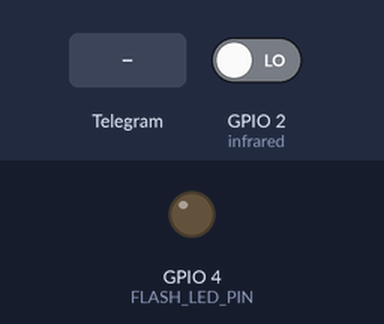
Bench run of a sketch on a simulated ESP32. On the bench: output pins drawn as LEDs (lit = HIGH). The test bench sets the inputs (shaded band); at power-on: GPIO 2 (infrared) LOW. WiFi joins after 1.5 s; servers stay silent unless stated; the camera gives no picture; web services answer with replies made up by the test bench; what the sketch prints to the serial monitor is not drawn.

Above: at 3.0 s.
3.1 s: Telegram message "/infraon" received
At 6.3 s:
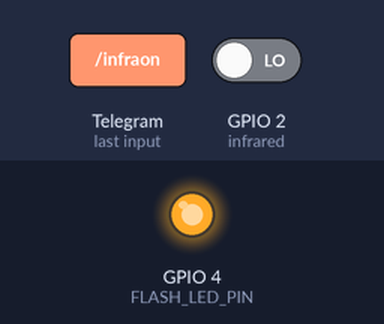
9.0 s: GPIO 2 (infrared) driven LOW
13.0 s: Telegram message "/flashon" received
Timing chart, 0 to 21.4 s (numbered marks = the images above; inputs shaded):
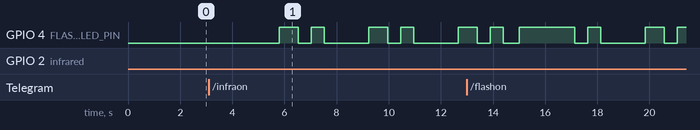

The sketch:

cameraESP32CAM.ino
```cpp
#include <WiFi.h>
#include <WiFiClientSecure.h>
#include "soc/soc.h"
#include "soc/rtc_cntl_reg.h"
#include "esp_camera.h"
#include <UniversalTelegramBot.h>
#include <ArduinoJson.h>
#include <Wire.h>

const char* ssid = "rahmat";
const char* password = "rahmatfadillah";
String chatId = "1900373449";
String BOTtoken = "1902673897:AAEMz6Qm27hwGEEnPVuGVVKFbC3OBxD_OxA";
bool sendPhoto = false;

WiFiClientSecure clientTCP;

UniversalTelegramBot bot(BOTtoken, clientTCP);

//CAMERA_MODEL_AI_THINKER
#define PWDN_GPIO_NUM     32
#define RESET_GPIO_NUM    -1
#define XCLK_GPIO_NUM      0
#define SIOD_GPIO_NUM     26
#define SIOC_GPIO_NUM     27

#define Y9_GPIO_NUM       35
#define Y8_GPIO_NUM       34
#define Y7_GPIO_NUM       39
#define Y6_GPIO_NUM       36
#define Y5_GPIO_NUM       21
#define Y4_GPIO_NUM       19
#define Y3_GPIO_NUM       18
#define Y2_GPIO_NUM        5
#define VSYNC_GPIO_NUM    25
#define HREF_GPIO_NUM     23
#define PCLK_GPIO_NUM     22

#define FLASH_LED_PIN 4
#define infrared 2

bool flashState = LOW;
bool flag = 0;
int jumlah = 0;

int botRequestDelay = 1000;   // mean time between scan messages
long lastTimeBotRan;     // last time messages' scan has been done

void handleNewMessages(int numNewMessages);
String sendPhotoTelegram();

void setup(){
  WRITE_PERI_REG(RTC_CNTL_BROWN_OUT_REG, 0);
  Serial.begin(115200);
  pinMode(FLASH_LED_PIN, OUTPUT);
  pinMode(infrared,INPUT);
  digitalWrite(FLASH_LED_PIN, flashState);

  WiFi.mode(WIFI_STA);
  Serial.println();
  Serial.print("Connecting to ");
  Serial.println(ssid);
  WiFi.begin(ssid, password);
  while (WiFi.status() != WL_CONNECTED) {
    Serial.print(".");
    delay(500);
  }

  clientTCP.setInsecure();

  Serial.println();
  Serial.print("ESP32-CAM IP Address: ");
  Serial.println(WiFi.localIP());

  camera_config_t config;
  config.ledc_channel = LEDC_CHANNEL_0;
  config.ledc_timer = LEDC_TIMER_0;
  config.pin_d0 = Y2_GPIO_NUM;
  config.pin_d1 = Y3_GPIO_NUM;
  config.pin_d2 = Y4_GPIO_NUM;
  config.pin_d3 = Y5_GPIO_NUM;
  config.pin_d4 = Y6_GPIO_NUM;
  config.pin_d5 = Y7_GPIO_NUM;
  config.pin_d6 = Y8_GPIO_NUM;
  config.pin_d7 = Y9_GPIO_NUM;
  config.pin_xclk = XCLK_GPIO_NUM;
  config.pin_pclk = PCLK_GPIO_NUM;
  config.pin_vsync = VSYNC_GPIO_NUM;
  config.pin_href = HREF_GPIO_NUM;
  config.pin_sscb_sda = SIOD_GPIO_NUM;
  config.pin_sscb_scl = SIOC_GPIO_NUM;
  config.pin_pwdn = PWDN_GPIO_NUM;
  config.pin_reset = RESET_GPIO_NUM;
  config.xclk_freq_hz = 20000000;
  config.pixel_format = PIXFORMAT_JPEG;

  //init with high specs to pre-allocate larger buffers
  if(psramFound()){
    config.frame_size = FRAMESIZE_UXGA;
    config.jpeg_quality = 10;  //0-63 lower number means higher quality
    config.fb_count = 2;
  } else {
    config.frame_size = FRAMESIZE_SVGA;
    config.jpeg_quality = 12;  //0-63 lower number means higher quality
    config.fb_count = 1;
  }

  // camera init
  esp_err_t err = esp_camera_init(&config);
  if (err != ESP_OK) {
    Serial.printf("Camera init failed with error 0x%x", err);
    delay(1000);
    ESP.restart();
  }

  // Drop down frame size for higher initial frame rate
  sensor_t * s = esp_camera_sensor_get();
  s->set_framesize(s, FRAMESIZE_SVGA);  // UXGA|SXGA|XGA|SVGA|VGA|CIF|QVGA|HQVGA|QQVGA

}

void loop(){
  while (WiFi.status() != WL_CONNECTED) {
    WiFi.begin(ssid, password);
    Serial.print(".");
    delay(2000);
  }

  if (sendPhoto){
    Serial.println("Preparing photo");
    sendPhotoTelegram();
    sendPhoto = false;
  }

  if (flag){
    delay(250);
    int dataInfrared = digitalRead(infrared);
    Serial.println(dataInfrared);
    if(dataInfrared == LOW){
      jumlah++;
      digitalWrite(FLASH_LED_PIN, HIGH);
      Serial.print("Motion Detected, Value = ");
      String motion = "Terdeteksi gerakan!!\n";
      motion += "Foto akan segera dikirim\n";
      bot.sendMessage(chatId, motion, "");
      sendPhotoTelegram();
      String motion2 = "Jumlah Orang Masuk = ";
      motion2 += String(jumlah);
      bot.sendMessage(chatId, motion2, "");
    }
  }

  if (millis() > lastTimeBotRan + botRequestDelay){
    int numNewMessages = bot.getUpdates(bot.last_message_received + 1);
    while (numNewMessages){
      Serial.println("got response");
      handleNewMessages(numNewMessages);
      numNewMessages = bot.getUpdates(bot.last_message_received + 1);
    }
    lastTimeBotRan = millis();
  }
  delay(850);
}

String sendPhotoTelegram(){
  const char* myDomain = "api.telegram.org";
  String getAll = "";
  String getBody = "";

  camera_fb_t * fb = NULL;
  fb = esp_camera_fb_get();
  if(!fb) {
    Serial.println("Camera capture failed");
    delay(1000);
    ESP.restart();
    return "Camera capture failed";
  }

  Serial.println("Connect to " + String(myDomain));

  if (clientTCP.connect(myDomain, 443)) {
    Serial.println("Connection successful");

    String head = "--RandomNerdTutorials\r\nContent-Disposition: form-data; name=\"chat_id\"; \r\n\r\n" + chatId + "\r\n--RandomNerdTutorials\r\nContent-Disposition: form-data; name=\"photo\"; filename=\"esp32-cam.jpg\"\r\nContent-Type: image/jpeg\r\n\r\n";
    String tail = "\r\n--RandomNerdTutorials--\r\n";

    uint16_t imageLen = fb->len;
    uint16_t extraLen = head.length() + tail.length();
    uint16_t totalLen = imageLen + extraLen;

    clientTCP.println("POST /bot"+BOTtoken+"/sendPhoto HTTP/1.1");
    clientTCP.println("Host: " + String(myDomain));
    clientTCP.println("Content-Length: " + String(totalLen));
    clientTCP.println("Content-Type: multipart/form-data; boundary=RandomNerdTutorials");
    clientTCP.println();
    clientTCP.print(head);

    uint8_t *fbBuf = fb->buf;
    size_t fbLen = fb->len;
    for (size_t n=0;n<fbLen;n=n+1024) {
      if (n+1024<fbLen) {
        clientTCP.write(fbBuf, 1024);
        fbBuf += 1024;
      }
      else if (fbLen%1024>0) {
        size_t remainder = fbLen%1024;
        clientTCP.write(fbBuf, remainder);
      }
    }

    clientTCP.print(tail);

    esp_camera_fb_return(fb);

    int waitTime = 10000;   // timeout 10 seconds
    long startTimer = millis();
    boolean state = false;

    while ((startTimer + waitTime) > millis()){
      Serial.print(".");
      delay(100);
      while (clientTCP.available()){
          char c = clientTCP.read();
          if (c == '\n'){
            if (getAll.length()==0) state=true;
            getAll = "";
          }
          else if (c != '\r'){
            getAll += String(c);
          }
          if (state==true){
            getBody += String(c);
          }
          startTimer = millis();
       }
       if (getBody.length()>0) break;
    }
    digitalWrite(FLASH_LED_PIN, LOW);
    delay(500);
    digitalWrite(FLASH_LED_PIN, HIGH);
    delay(500);
    digitalWrite(FLASH_LED_PIN, LOW);
    clientTCP.stop();
    Serial.println(getBody);
  }
  else {
    getBody="Connected to api.telegram.org failed.";
    Serial.println("Connected to api.telegram.org failed.");
  }
  return getBody;
}

void handleNewMessages(int numNewMessages){
  Serial.print("Handle New Messages: ");
  Serial.println(numNewMessages);

  for (int i = 0; i < numNewMessages; i++){
    // Chat id of the requester
    String chat_id = String(bot.messages[i].chat_id);
    if (chat_id != chatId){
      bot.sendMessage(chat_id, "Unauthorized user", "");
      continue;
    }

    // Print the received message
    String text = bot.messages[i].text;
    Serial.println(text);

    String fromName = bot.messages[i].from_name;

    if (text == "/flashon"){
      flashState = !flashState;
      digitalWrite(FLASH_LED_PIN, flashState);
    }

    if (text == "/flashoff"){
      flashState = LOW;
      digitalWrite(FLASH_LED_PIN, flashState);
    }

    if (text == "/photo"){
      sendPhoto = true;
      Serial.println("New photo  request");
    }

    if (text == "/infraon"){
      flag = 1;
      bot.sendMessage(chatId, "Infrared Sensor sudah aktif, Saat terjadi gerakan anda akan dikirimkan foto", "");
    }

    if (text == "/infraoff"){
      flag = 0;
      bot.sendMessage(chatId, "Infrared sensor sudah mati, Anda tidak akan menerima pemberitahuan lagi saat terjadi gerakan", "");
    }

    if (text == "/jumlah"){
      String motion3 = "Jumlah Orang Masuk = ";
      motion3 += String(jumlah);
      bot.sendMessage(chatId, motion3, "");
    }

    if (text == "/reset"){
      String motion4 = "Jumlah Orang Masuk = ";
      jumlah = 0;
      motion4 += String(jumlah);
      bot.sendMessage(chatId, motion4, "");
    }

//    if (text == "/readings"){
//      String readings = getReadings();
//      bot.sendMessage(chatId, readings, "");
//    }

    if (text == "/start"){
      String welcome = "Selamat datang di ESP32-CAM Telegram Bot bosku .\n";
      welcome += "Berikut adalah hal yang dapat anda lakukan :\n";
      welcome += "/photo : Ambil foto\n";
      welcome += "/flash : Menyalakan flash LED\n";
      welcome += "/infraon : Mengaktifkan sensor Infrared\n";
      welcome += "/infraoff : Mematikan sensor Infrared\n";
//      welcome += "/readings : request sensor readings\n\n";
      welcome += "Anda juga akan mendapatkan notifikasi saat terjadi gerakan dari sensor Infrared\n";
      bot.sendMessage(chatId, welcome, "Markdown");
    }
  }
}
```

Measured:
- after the input at 3.1 s, GPIO 4 (FLASH_LED_PIN): LOW → HIGH after 2.7 s, → LOW 0.73 s later, → HIGH 0.50 s later, → LOW 0.50 s later
